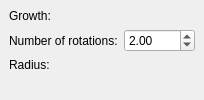
     <widget class="QWidget" name="page9_spiral">
      <layout class="QGridLayout" name="_24">
       <property name="margin">
        <number>9</number>
       </property>
       <property name="spacing">
        <number>6</number>
       </property>
       <item row="1" column="0">
        <spacer>
         <property name="orientation">
          <enum>Qt::Vertical</enum>
         </property>
         <property name="sizeHint" stdset="0">
          <size>
           <width>0</width>
           <height>0</height>
          </size>
         </property>
        </spacer>
       </item>
       <item row="0" column="0">
        <layout class="QGridLayout" name="_25">
         <property name="margin">
          <number>0</number>
         </property>
         <property name="spacing">
          <number>6</number>
         </property>
         <item row="2" column="0">
          <widget class="QLabel" name="label_spiral_radius">
           <property name="text">
            <string>Radius:</string>
           </property>
          </widget>
         </item>
         <item row="0" column="0">
          <widget class="QLabel" name="label_spiral_growth">
           <property name="text">
            <string>Growth:</string>
           </property>
          </widget>
         </item>
         <item row="1" column="0">
          <widget class="QLabel" name="label_spiral_rotation">
           <property name="text">
            <string>Number of rotations:</string>
           </property>
          </widget>
         </item>
         <item row="0" column="1">
          <widget class="Gui::QuantitySpinBox" name="spiralGrowth" native="true">
           <property name="unit" stdset="0">
            <string notr="true">mm</string>
           </property>
           <property name="value" stdset="0">
            <double>1.000000000000000</double>
           </property>
          </widget>
         </item>
         <item row="1" column="1">
          <widget class="QDoubleSpinBox" name="spiralRotation">
           <property name="maximum">
            <double>1000.000000000000000</double>
           </property>
           <property name="value">
            <double>2.000000000000000</double>
           </property>
          </widget>
         </item>
         <item row="2" column="1">
          <widget class="Gui::QuantitySpinBox" name="spiralRadius" native="true">
           <property name="unit" stdset="0">
            <string notr="true">mm</string>
           </property>
           <property name="value" stdset="0">
            <double>1.000000000000000</double>
           </property>
          </widget>
         </item>
        </layout>
       </item>
      </layout>
     </widget>
